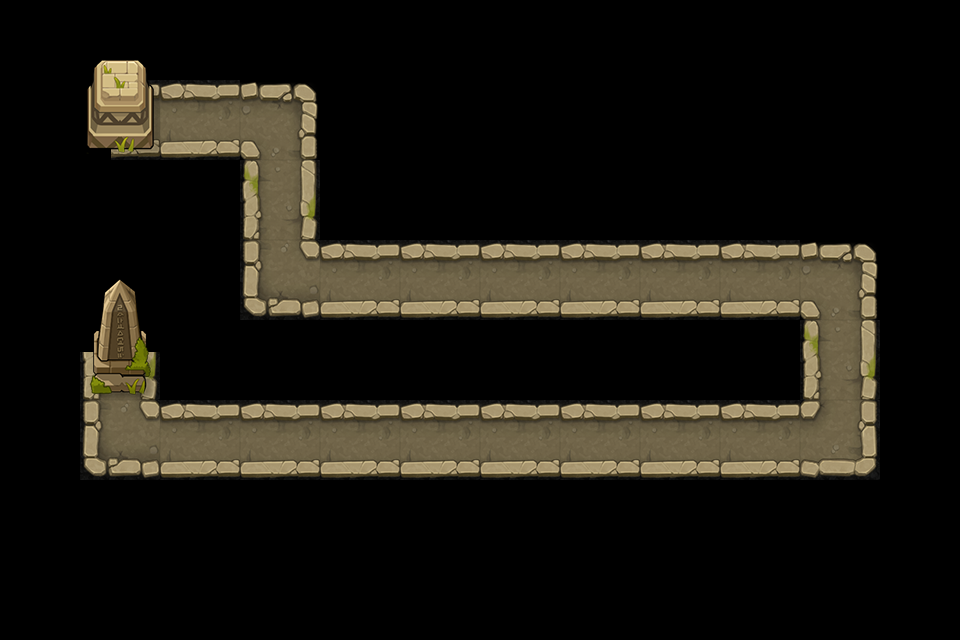

Rendered tile map (Tiled .tmx) drawn with the repository's tilesets; below, a short description and the map source with its tile grids summarised:
An orthogonal 12x8 tile map with 80x80 px tiles, 2 tile layers (road, object) and 14 objects (P0, P1, P2, P3, P4, ...).

<map version="1.0" tiledversion="1.0.3" orientation="orthogonal" renderorder="right-down" width="12" height="8" tilewidth="80" tileheight="80" nextobjectid="15">
 <tileset firstgid="1" name="huangye" tilewidth="80" tileheight="80" tilecount="15" columns="5">
  <image source="huangye.png" width="400" height="240" />
 </tileset>
 <layer name="road" width="12" height="8">
  <data>[96 cells, 24 non-empty, 7 distinct tile ids]</data>
 </layer>
 <layer name="object" width="12" height="8">
  <data>[96 cells, 4 non-empty, 4 distinct tile ids]</data>
 </layer>
 <objectgroup name="path" visible="0">
  <object id="1" name="P0" x="160" y="120" />
  <object id="2" name="P1" x="280" y="120" />
  <object id="3" name="P2" x="280" y="280" />
  <object id="4" name="P3" x="840" y="280" />
  <object id="5" name="P4" x="840" y="440" />
  <object id="6" name="P5" x="120" y="440" />
  <object id="7" name="P6" x="120" y="400" />
  <object id="8" name="O0" x="320" y="80" width="560" height="160" />
  <object id="9" name="O1" x="80" y="160" width="160" height="80" />
  <object id="10" name="O2" x="160" y="240" width="80" height="160" />
  <object id="11" name="O3" x="240" y="320" width="560" height="80" />
  <object id="12" name="O4" x="880" y="80" width="80" height="400" />
  <object id="13" name="O5" x="0" y="80" width="80" height="400" />
  <object id="14" name="O6" x="80" y="480" width="800" height="80" />
 </objectgroup>
</map>
